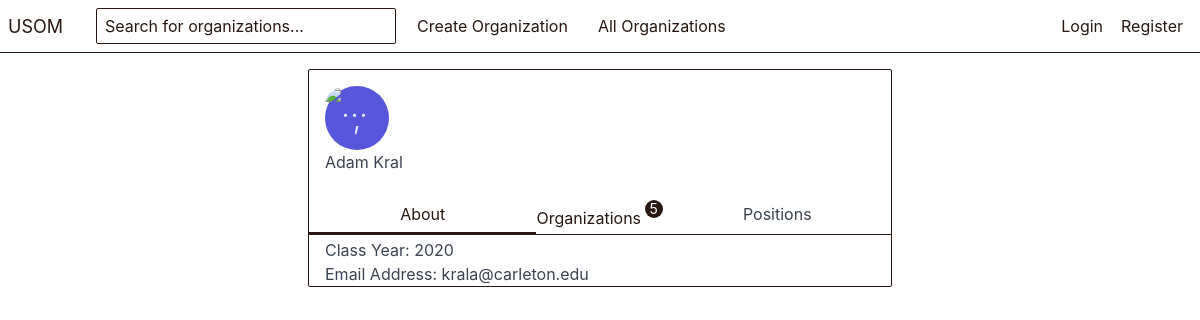
Screenshot of /profiles/4/ with the database file from the repository.
### profiles/models.py (models this page shows, shortened)
class Profile(models.Model):
    email = models.CharField(max_length=100)
    first_name = models.CharField(max_length=100)
    last_name = models.CharField(max_length=100)
    class_year = models.IntegerField()
    def stub_find(self):
        split_email = self.email.split("@")
        return split_email[0]
    def pic_url(self):
        stub = self.stub_find()
        if stub != "":
            return "https://apps.carleton.edu/stock/ldapimage.php?id="+stub+"&source=campus_directory"
    def num_orgs(self):
        return len(self.organizations.all())

### profiles/views.py (the view)
# urls.py: path('<int:profile_id>/', views.profile_view, name="profile-view"),
def profile_view(request, profile_id, tab='About'):
    profile = get_object_or_404(Profile, id=profile_id)
    return render(request, "Profiles/Profile_"+tab+".html", {"profile": profile})

### templates/Profiles/Profile_About.html (shortened to what this page needs)
{% extends 'Profiles/Profile.html' %}
{% block profile-nav %}
  <div class="panel-nav">
      <ul class="tab tab-block">
          <li class="tab-item active">
                <a href="{% url 'profile_view_tab' profile_id=profile.id tab='about' %}">About</a>
          </li>
          <li class="badge", data-badge={{ profile.num_orgs }}>
            <a href="{% url 'profile_view_tab' profile_id=profile.id tab='clubs' %}" class="inactive">Organizations</a>
          </li>
          <li class="tab-item">
            <a href="{% url 'profile_view_tab' profile_id=profile.id tab='positions' %}" class="inactive">Positions</a>
          </li>
      </ul>
  </div>
      {% endblock %}
{% block profile-content %}
  <div class="panel-body">
      Class Year: {{ profile.class_year }} <br>
      Email Address: {{ profile.email }}
  </div>
    {% endblock %}

### templates/Profiles/Profile.html
{% extends 'base.html' %}
{% block content %}
<div class="columns">
<div class="column col-mx-auto col-6">
    <div class="panel">
        <div class="panel-header",>
            <figure class="avatar avatar-xl", data-initial= {{ profile.initials }}, style= "background-color: #5755d9;">
                <img src={{ profile.pic_url}}, alt="..."> <br>
            </figure>
            <div class="panel-title">
                {{ profile.first_name }} {{ profile.last_name }}
            </div>
        </div>
{% block profile-nav %}
{% endblock %}
{% block profile-content %}
{% endblock %}
</div>
</div>
</div>
{% endblock %}

### static/css/spectre.css (style rules this page uses)
:root { --color-primary: #291711; --color-secondary: #5FBB97; --color-primary-focus: #474B24; --color-secondary-focus: #8DDCA4; --color-border: #28587B; --color-background: #fff; }
html { font-family: sans-serif; -webkit-text-size-adjust: 100%; -ms-text-size-adjust: 100%; }
body { margin: 0; }
figcaption, figure, main { display: block; }
a { background-color: transparent; -webkit-text-decoration-skip: objects; }
img { border-style: none; }
*, *::before, *::after { box-sizing: inherit; }
html { box-sizing: border-box; font-size: 20px; line-height: 1.5; -webkit-tap-highlight-color: transparent; }
body { background: var(--color-background); color: #3b4351; font-family: -apple-system, system-ui, BlinkMacSystemFont, "Segoe UI", Roboto, "Helvetica Neue", sans-serif; font-size: .8rem; overflow-x: hidden; text-rendering: optimizeLegibility; }
a { color: var(--color-primary); outline: none; text-decoration: none; }
a, ins, u { -webkit-text-decoration-skip: ink edges; text-decoration-skip: ink edges; }
ul, ol { margin: .8rem 0 .8rem .8rem; padding: 0; }
ul li, ol li { margin-top: .4rem; }
ul { list-style: disc inside; }
.columns { display: flex; display: -ms-flexbox; -ms-flex-wrap: wrap; flex-wrap: wrap; margin-left: -.4rem; margin-right: -.4rem; }
.column { -ms-flex: 1; flex: 1; max-width: 100%; padding-left: .4rem; padding-right: .4rem; }
.column.col-12, .column.col-11, .column.col-10, .column.col-9, .column.col-8, .column.col-7, .column.col-6, .column.col-5, .column.col-4, .column.col-3, .column.col-2, .column.col-1 { -ms-flex: none; flex: none; }
.col-6 { width: 50%; }
.col-mx-auto { margin-left: auto; margin-right: auto; }
.avatar { background: var(--color-primary); border-radius: 50%; color: rgba(255, 255, 255, .85); display: inline-block; font-size: .8rem; font-weight: 300; height: 1.6rem; line-height: 1.25; margin: 0; position: relative; vertical-align: middle; width: 1.6rem; }
.avatar.avatar-xl { font-size: 1.6rem; height: 3.2rem; width: 3.2rem; }
.avatar img { border-radius: 50%; height: 100%; position: relative; width: 100%; z-index: 1; }
.avatar[data-initial]::before { color: currentColor; content: attr(data-initial); left: 50%; position: absolute; top: 50%; transform: translate(-50%, -50%); z-index: 1; }
.badge { position: relative; white-space: nowrap; }
.badge[data-badge]::after, .badge:not([data-badge])::after { background: var(--color-primary); background-clip: padding-box; border-radius: .5rem; box-shadow: 0 0 0 .1rem var(--color-background); color: var(--color-background); content: attr(data-badge); display: inline-block; transform: translate(-.05rem, -.5rem); }
.badge[data-badge]::after { font-size: .7rem; height: .9rem; line-height: 1; min-width: .9rem; padding: .1rem .2rem; text-align: center; white-space: nowrap; }
.panel { border: .05rem solid var(--color-primary); border-radius: .1rem; display: flex; display: -ms-flexbox; -ms-flex-direction: column; flex-direction: column; }
.panel .panel-header, .panel .panel-footer { -ms-flex: 0 0 auto; flex: 0 0 auto; padding: .8rem; }
.panel .panel-nav { -ms-flex: 0 0 auto; flex: 0 0 auto; }
.panel .panel-body { -ms-flex: 1 1 auto; flex: 1 1 auto; overflow-y: auto; padding: 0 .8rem; }
.tab { align-items: center; border-bottom: .05rem solid var(--color-primary); display: flex; display: -ms-flexbox; -ms-flex-align: center; -ms-flex-wrap: wrap; flex-wrap: wrap; list-style: none; margin: .2rem 0 .15rem 0; }
.tab .tab-item { margin-top: 0; }
.tab .tab-item a { border-bottom: .1rem solid transparent; color: inherit; display: block; margin: 0 .4rem 0 0; padding: .4rem .2rem .3rem .2rem; text-decoration: none; }
.tab .tab-item.active a, .tab .tab-item a.active { border-bottom-color: var(--color-primary); color: var(--color-primary); }
.tab.tab-block .tab-item { -ms-flex: 1 0 0; flex: 1 0 0; text-align: center; }
.tab.tab-block .tab-item a { margin: 0; }

### rows the page displays
Profile: first_name "Adam", last_name "Kral", class_year "2020", email "krala@carleton.edu"
